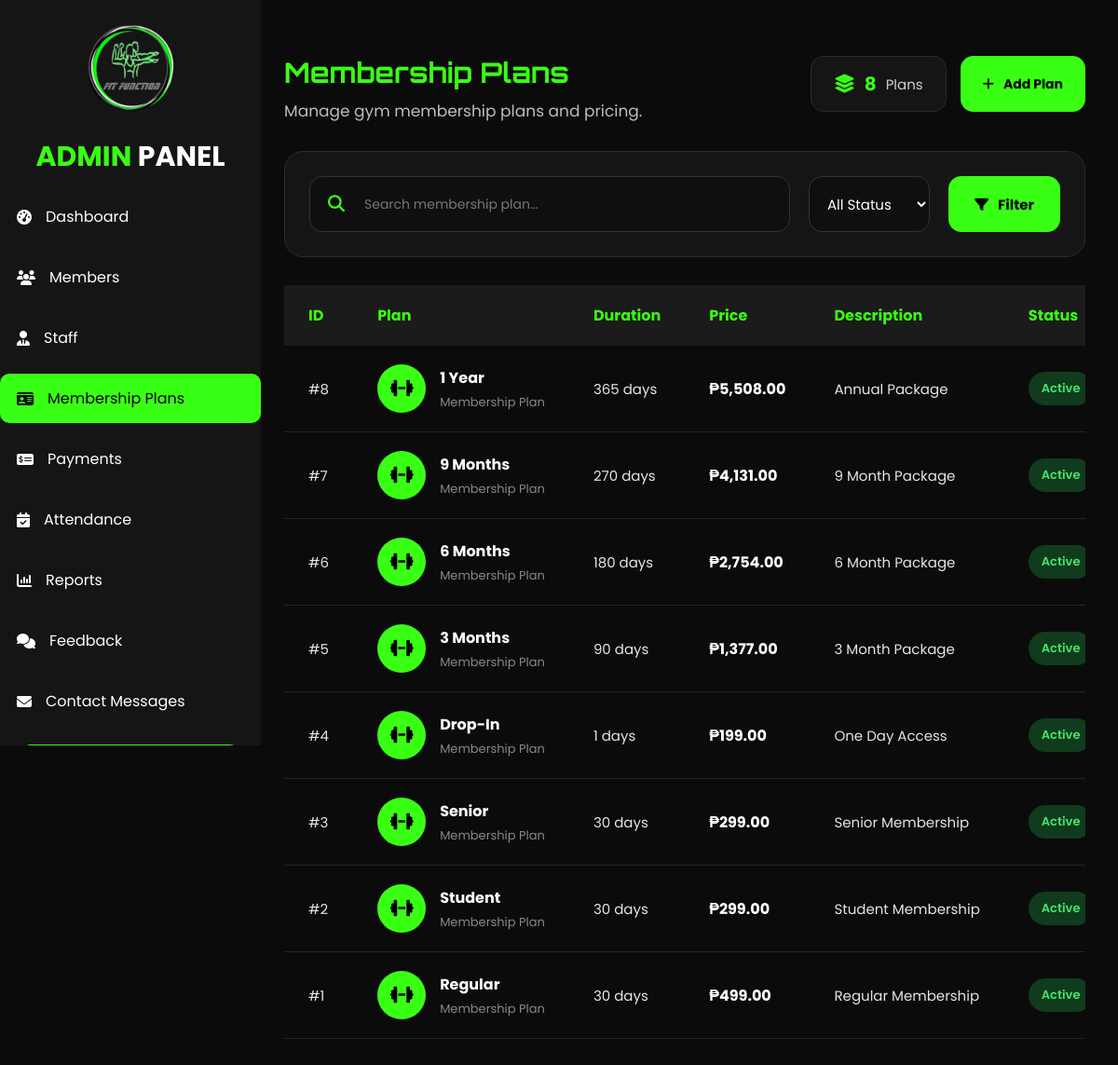
The app's page /membership_plans_admin.php (signed in) with its own data.
### tables this page shows
CREATE TABLE `membership_plans` (
  `plan_id` int(11) NOT NULL,
  `plan_name` varchar(50) NOT NULL,
  `duration_days` int(11) NOT NULL,
  `price` decimal(10,2) NOT NULL,
  `description` varchar(255) DEFAULT NULL,
  `status` enum('Active','Inactive') DEFAULT 'Active'
);

### membership_plans_admin.php (the view, shortened to what this page needs)
<?php
require_once("includes/admin_auth.php");
$search = trim($_GET['search'] ?? '');
$where_sql = "";
$sql = "
    SELECT
        plan_id,
        plan_name,
        duration_days,
        price,
        description,
        status
    FROM membership_plans
    $where_sql
    ORDER BY plan_id DESC
";
$stmt = $con->prepare($sql);
$stmt->execute();
$result = $stmt->get_result();
$count_sql = "
    SELECT COUNT(*) AS total
    FROM membership_plans
";
$count_result = $con->query($count_sql);
$total_plans = 0;
if ($count_result) {
    $count_row = $count_result->fetch_assoc();
    $total_plans = (int)$count_row['total'];
}
?>
<!DOCTYPE html>
<html lang="en">
<head>
<link
rel="stylesheet"
href="assets/css/admin.css">
<link
    rel="stylesheet"
    href="https://cdnjs.cloudflare.com/ajax/libs/font-awesome/6.5.2/css/all.min.css"
>
</head>
<body>
<div class="wrapper">
<?php include("includes/admin_sidebar.php"); ?>
<div class="main">
<div class="dashboard-content membership-plans-content">
    <div class="page-header">
        <div>
            <h2>
                Membership Plans
            </h2>
            <p>
                Manage gym membership plans and pricing.
            </p>
        </div>
        <div class="page-header-actions">
            <div class="total-members-box">
                <i class="fa-solid fa-layer-group"></i>
                <strong>
                    <?php echo $total_plans; ?>
                </strong>
                Plans
            </div>
            <a
                href="membership_plan_add_admin.php"
                class="btn-primary"
            >
                <i class="fa-solid fa-plus"></i>
                Add Plan
            </a>
        </div>
    </div>
    <form
        method="GET"
        class="member-filter-box"
    >
        <div class="search-box">
            <input
                type="text"
                name="search"
                placeholder="Search membership plan..."
                value="<?php echo htmlspecialchars($search); ?>"
            >
        </div>
        <select name="status">
            <option value="">
                All Status
            </option>
        </select>
        <button
            type="submit"
            class="filter-btn"
        >
            <i class="fa-solid fa-filter"></i>
            Filter
        </button>
    </form>
    <div class="members-table-container">
        <table class="members-table">
            <thead>
                <tr>
                    <th>ID</th>
                    <th>Plan</th>
                    <th>Duration</th>
                    <th>Price</th>
                    <th>Description</th>
                    <th>Status</th>
                </tr>
            </thead>
            <tbody>
            <?php if ($result->num_rows > 0): ?>
                <?php while ($plan = $result->fetch_assoc()): ?>
                    <tr>
                        <td>
                            #<?php
                            echo (int)$plan['plan_id'];
                            ?>
                        </td>
                        <td>
                            <div class="member-name-cell">
                                <div class="member-avatar">
                                    <i class="fa-solid fa-dumbbell"></i>
                                </div>
                                <div>
                                    <strong>
                                        <?php
                                        echo htmlspecialchars(
                                            $plan['plan_name']
                                        );
                                        ?>
                                    </strong>
                                    <small>
                                        Membership Plan
                                    </small>
                                </div>
                            </div>
                        </td>
                        <td>
                            <?php
                            echo (int)$plan['duration_days'];
                            ?>
                            days
                        </td>
                        <td>
                            <strong class="plan-price">
                                ₱<?php
                                echo number_format(
                                    (float)$plan['price'],
                                    2
                                );
                                ?>
                            </strong>
                        </td>
                        <td>
                            <?php
                            if (
                                !empty($plan['description'])
                            ) {
                                echo htmlspecialchars(
                                    $plan['description']
                                );
                            } else {
                                echo "No description";
                            }
                            ?>
                        </td>
                        <td>
                            <?php if ($plan['status'] === "Active"): ?>
                                <span class="status-badge active">
                                    Active
                                </span>
                            <?php else: ?>
                                <span class="status-badge inactive">
                                    Inactive
                                </span>
                            <?php endif; ?>
                        </td>
                    </tr>
                <?php endwhile; ?>
            <?php endif; ?>
            </tbody>
        </table>
    </div>
</div>
</div>
</body>
</html>

### records on screen
membership_plans: plan_id "8", plan_name "1 Year", duration_days "365", price "5,508.00", description "Annual Package", status "Active"
membership_plans: plan_id "7", plan_name "9 Months", duration_days "270", price "4,131.00", description "9 Month Package", status "Active"
membership_plans: plan_id "6", plan_name "6 Months", duration_days "180", price "2,754.00", description "6 Month Package", status "Active"
membership_plans: plan_id "5", plan_name "3 Months", duration_days "90", price "1,377.00", description "3 Month Package", status "Active"
membership_plans: plan_id "4", plan_name "Drop-In", duration_days "1", price "199.00", description "One Day Access", status "Active"
membership_plans: plan_id "3", plan_name "Senior", duration_days "30", price "299.00", description "Senior Membership", status "Active"
membership_plans: plan_id "2", plan_name "Student", duration_days "30", price "299.00", description "Student Membership", status "Active"
membership_plans: plan_id "1", plan_name "Regular", duration_days "30", price "499.00", description "Regular Membership", status "Active"

### other values on screen
$total_plans "8"
